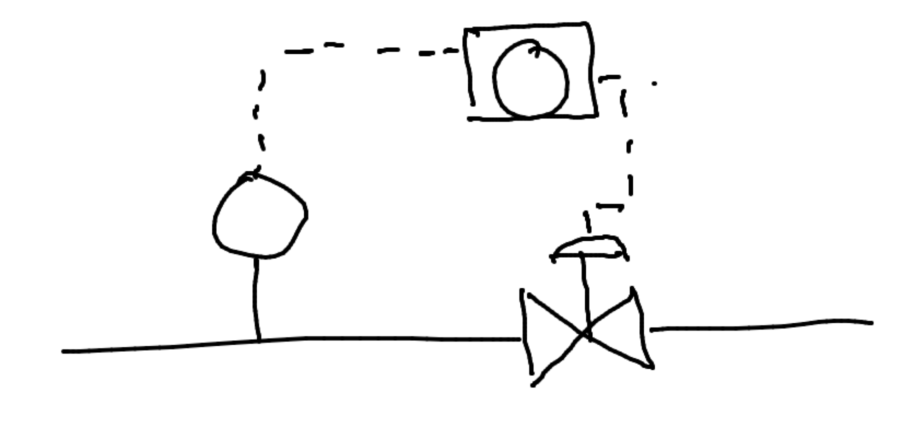
#> input picture Archive/img2.PNG, 1844 x 868 px, found by its file name (shown at 1/2 size)
$ jupyter execute template.ipynb
#> lines starting #> are read from the running program, lines starting #| are printed output that depends on the picture; after the words box and inside, x2 and y2 are one past the last pixel; in counts of white or black regions, pixels touching at a corner belong together
[cell 1]
import cv2 as cv
import numpy as np
from matplotlib import pyplot as plt
from skimage.io import imread, imshow
from PIL import Image

[cell 2]
# img = cv.imread('messi5.jpg',0)
img = cv.imread('img2.png',0)
#> img is the input picture: shape (868, 1844); min 0, max 255, mean 247.4
img2 = img.copy()
template = cv.imread('control.png',0)
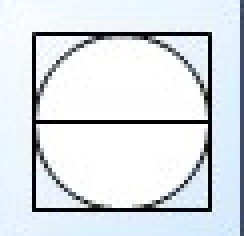
#> input picture Archive/control.png, 61 x 59 px (shown 4 times larger)
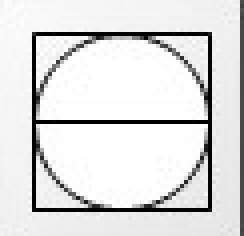
#> template: shape (59, 61) (shown 4 times larger); min 0, max 255, mean 222.2
template = cv.Canny(template,50,200)
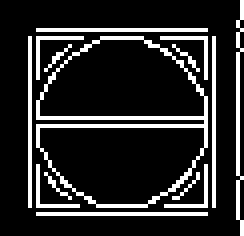
#> template: shape (59, 61) (shown 4 times larger); 15.7% white in thin lines or dots, all inside (x1, y1, x2, y2) = (7, 0, 61, 59)
template = cv.resize(template,(320,221))
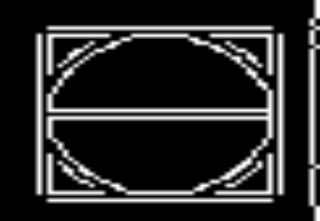
#> template: shape (221, 320); min 0, max 255, mean 40
w, h = template.shape[::-1]
#> w = 320; h = 221
print(w,h)
#| 320 221
# All the 6 methods for comparison in a list
methods = ['cv.TM_CCOEFF', 'cv.TM_CCOEFF_NORMED', 'cv.TM_CCORR',
            'cv.TM_CCORR_NORMED', 'cv.TM_SQDIFF', 'cv.TM_SQDIFF_NORMED']
for meth in methods:
    img = img2.copy()
    method = eval(meth)
    # Apply template Matching
    res = cv.matchTemplate(img,template,method)
    min_val, max_val, min_loc, max_loc = cv.minMaxLoc(res)
    print(min_loc)
    # If the method is TM_SQDIFF or TM_SQDIFF_NORMED, take minimum
    if method in [cv.TM_SQDIFF, cv.TM_SQDIFF_NORMED]:
        top_left = min_loc
    else:
        top_left = max_loc
    bottom_right = (top_left[0] + w, top_left[1] + h)
    cv.rectangle(img,top_left, bottom_right, 0, 20)
    plt.subplot(121),plt.imshow(res,cmap = 'gray')
    plt.title('Matching Result'), plt.xticks([]), plt.yticks([])
    plt.subplot(122),plt.imshow(img,cmap = 'gray')
    plt.title('Detected Point'), plt.xticks([]), plt.yticks([])
    plt.suptitle(meth)
    plt.show()
#> this loop made 6 passes
#> (min_val, max_val, min_loc, top_left, bottom_right) on passes 1 to 4: (-72457008, 39369036, (471, 480), (1025, 506), (1345, 727)), (-0.24, 0.132, (736, 564), (1278, 639), (1598, 860)), (559526528, 722134784, (902, 21), (1336, 9), (1656, 230)), (0.422, 0.504, (902, 20), (1277, 639), (1597, 860))
#> (min_val, max_val, max_loc, top_left, bottom_right) on pass 5: (2.95e+09, 3.63e+09, (110, 459), (925, 29), (1245, 250))
#| (471, 480)
#| (736, 564)
#| (902, 21)
#| (902, 20)
#| (925, 29)
#| (0, 0)
#> pass 1, `res = cv.matchTemplate(img,template,method)`:
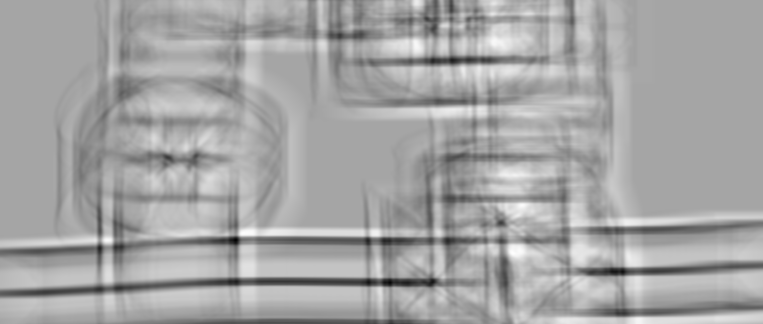
#> res: shape (648, 1525) float32 (shown at 1/2 size); min -72457008, max 39369036, mean -245098.2; drawn with min black and max white
#> pass 1, `plt.show()`:
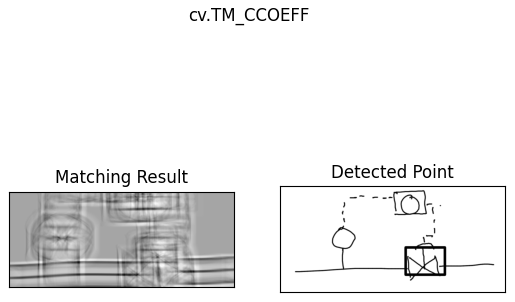
#> figure drawn by matplotlib, 2 panels
#> pass 2, `res = cv.matchTemplate(img,template,method)`:
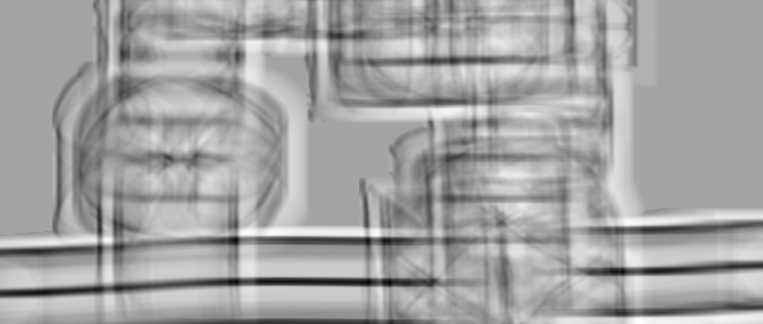
#> res: shape (648, 1525) float32 (shown at 1/2 size); min -0.24, max 0.132, mean -0.000859; drawn with min black and max white
#> pass 2, `plt.show()`:
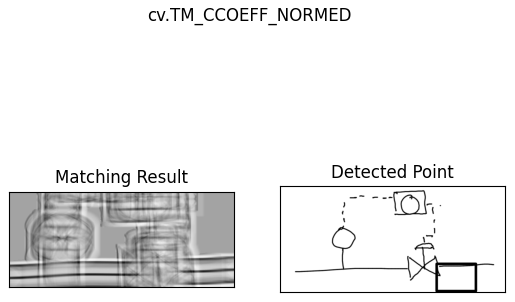
#> figure drawn by matplotlib, 2 panels
#> pass 3, `res = cv.matchTemplate(img,template,method)`:
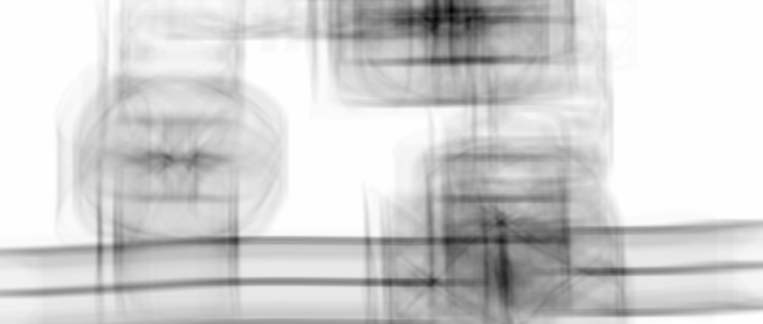
#> res: shape (648, 1525) float32 (shown at 1/2 size); min 559526528, max 722134784, mean 693633344; drawn with min black and max white
#> after the loop: res: shape (648, 1525) float32; every value is 1
